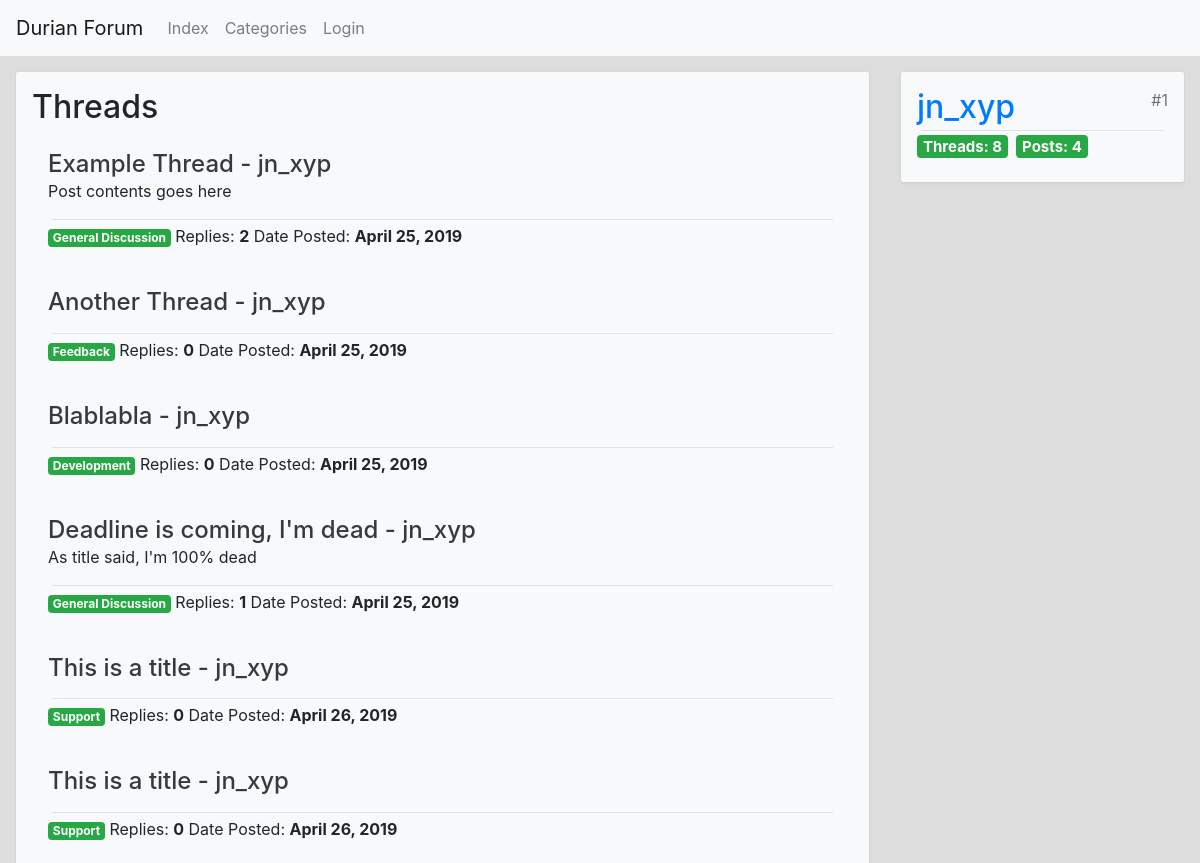
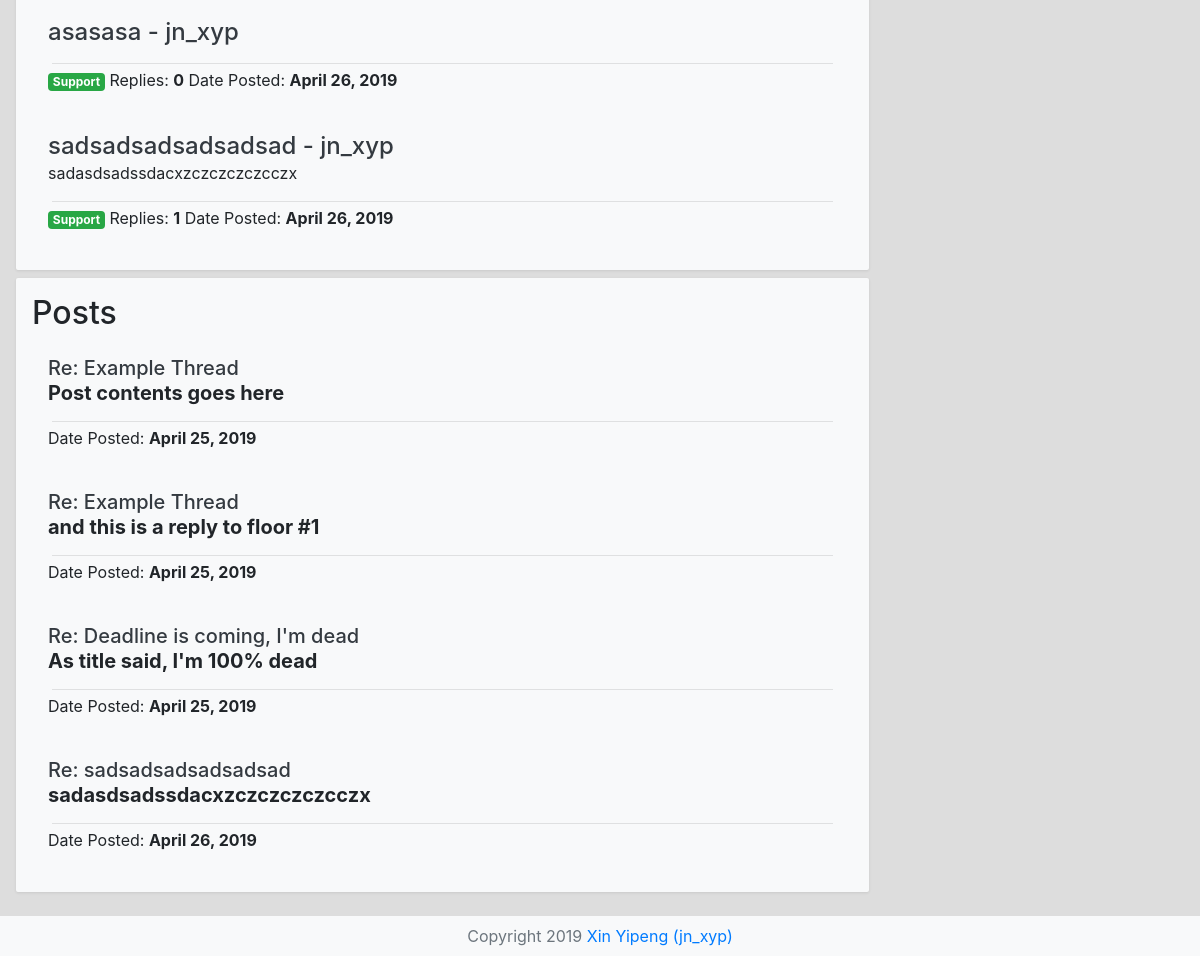
The app's page /e/xiny13/forum/user/1, older data (2 pictures, top to bottom).
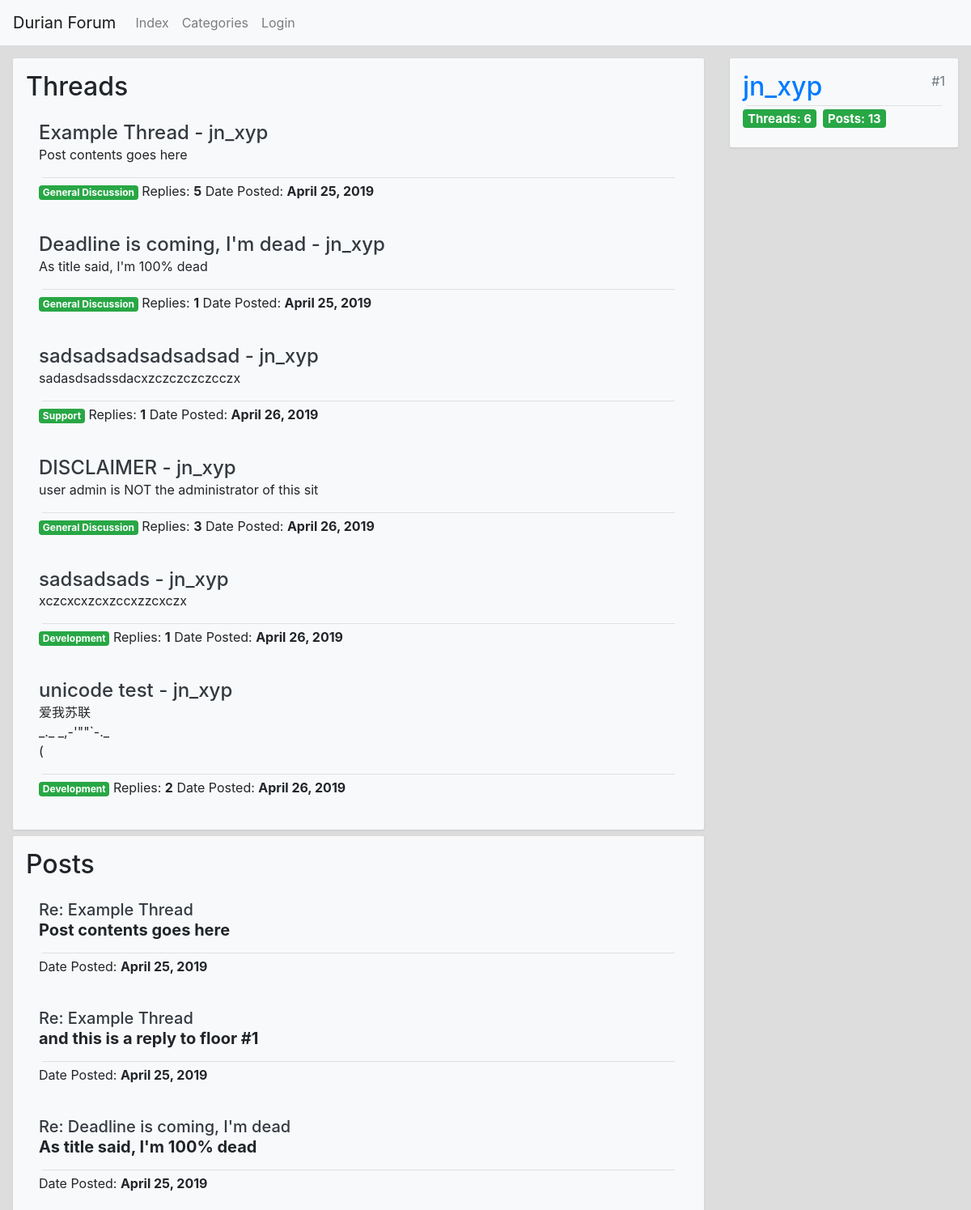
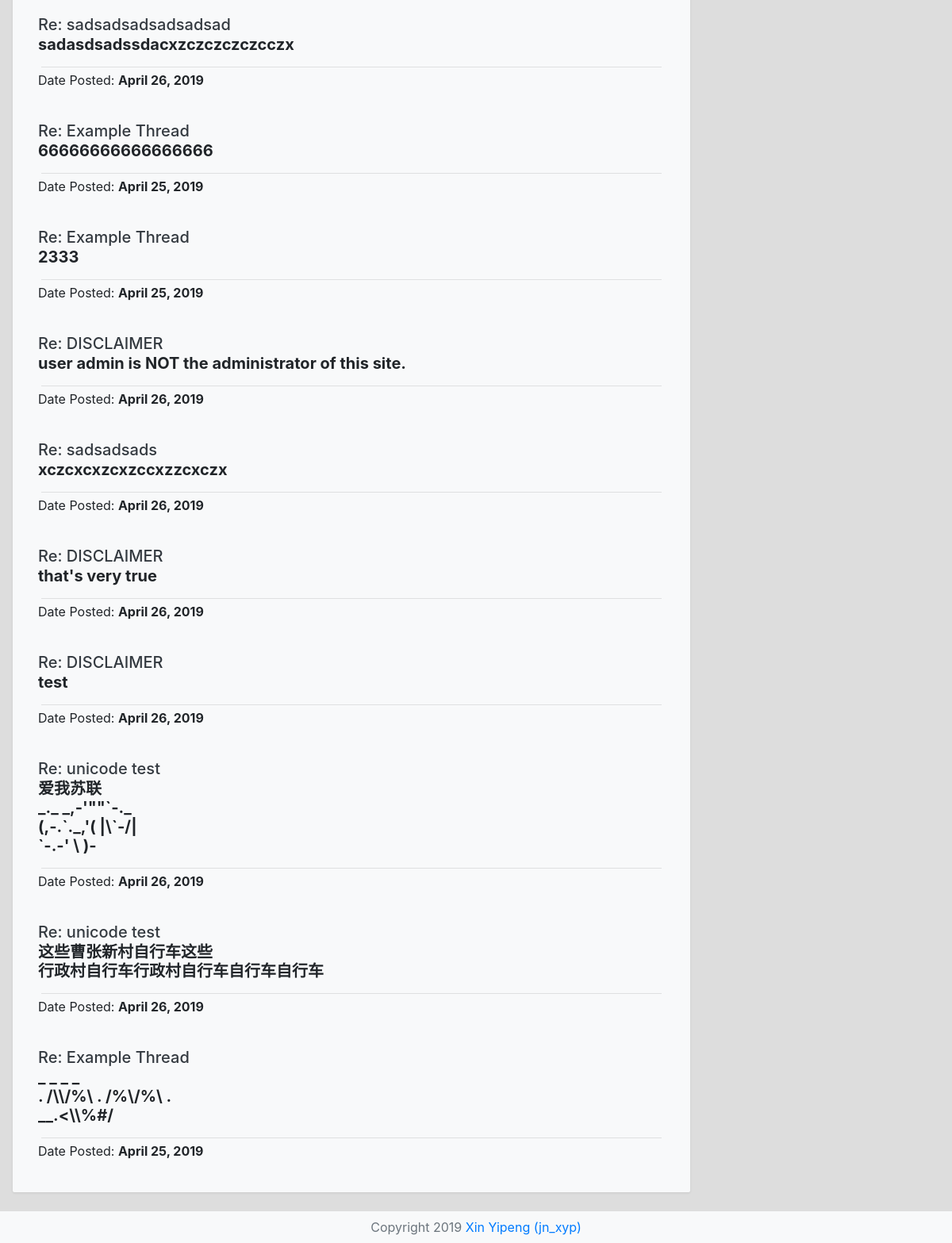
The same page, newer data (2 pictures, top to bottom).
### forum/models.py (models this page shows, shortened)
class Thread(models.Model):
    author = models.ForeignKey(to=ForumUser, on_delete=models.CASCADE, related_name='threads',
                               related_query_name='thread', null=True)
    title = models.CharField('Thread Title', max_length=100)
    pub_date = models.DateTimeField('Date Published')
    category = models.ForeignKey(to=Category, on_delete=models.CASCADE, related_name='threads',
                                 related_query_name='thread', null=True)

class ForumUser(models.Model):
    user = models.OneToOneField(to=User, on_delete=models.CASCADE, null=True,
                                related_name='forum_user', related_query_name='forum_user')
    nick_name = models.CharField(max_length=30)

class Post(models.Model):
    author = models.ForeignKey(to=ForumUser, on_delete=models.CASCADE, related_name='posts',
                               related_query_name='post', null=True)
    contents = models.TextField('Post Contents')
    pub_date = models.DateTimeField('Date Published')
    parent_thread = models.ForeignKey(to='Thread', on_delete=models.CASCADE, related_name='posts',
                                      related_query_name='post')
    reply_target = models.ForeignKey(to='self', on_delete=models.SET_NULL, null=True, blank=True,
                                     related_name='replies', related_query_name='reply')

class Category(models.Model):
    name = models.CharField('Tag Name', max_length=100)
    description = models.TextField('Tag Description', blank=True)

### forum/views.py (the view)
# urls.py: path('user/<int:user_id>', views.user, name='user_info'),
def user(request, user_id: int):
    user = User.objects.get(pk=user_id)
    forum_user = user.forum_user
    threads = forum_user.threads.all()
    posts = forum_user.posts.all()
    return render(request, 'forum/user_detail.html',
                  context={'current_user': user, 'threads': threads, 'posts': posts,
                           'auth_config': ForumConfig.__dict__,
                           'title': '%s - Users - %s' % (
                               forum_user.nick_name, ForumConfig.verbose_name)})

### forum/templates/forum/user_detail.html
{% extends "forum/header_and_footer.html" %}
{% block content %}
    <div class="forum-bg" style="display: flex; flex-direction: row; flex-wrap: wrap-reverse">
        <div id="left" class="p-3" style="flex-grow: 5; max-width: 80%">
            <div class="forum-card p-3 mb-2 bg-light">
                <h2>Threads</h2>
                {% for thread in threads %}
                    <div class="p-3 mb-2 bg-light">
                        <div>
                            <a href="{% url 'forum:thread' thread.id %}"
                               class="h4 text-dark">{{ thread.title }}
                                - {{ thread.author.user.username }}</a>
                        </div>
                        <div>{{ thread.posts.first.contents|linebreaks|slice:50 }}</div>
                        <hr class="m-1">
                        <span class="badge badge-success">{{ thread.category.name }}</span>
                        <span>Replies: <b>{{ thread.posts.all|length }}</b></span>
                        <span>Date Posted: <b>{{ thread.pub_date|date }}</b></span>
                    </div>
                {% empty %}
                    <p class="h3">No threads yet.</p>
                {% endfor %}
            </div>
            <div class="forum-card p-3 mb-2 bg-light">
                <h2>Posts</h2>
                {% for post in posts %}
                    {% with thread=post.parent_thread %}
                        <div class="p-3 mb-2 bg-light">
                            <div>
                                <a href="{% url 'forum:thread' thread.id %}"
                                   class="h5 text-dark">Re: {{ thread.title }}</a>
                            </div>
                            <div class="h5"><b>{{ post.contents|linebreaks|slice:100 }}</b></div>
                            <hr class="m-1">
                            <span>Date Posted: <b>{{ thread.pub_date|date }}</b></span>
                        </div>
                    {% endwith %}
                {% empty %}
                    <p class="h3">No posts yet.</p>
                {% endfor %}
            </div>
        </div>
        <div id="right" class="p-3" style="flex-grow: 1">
            <div id="user-info" class="forum-card p-3 mb-2 bg-light">
                <a href="{% url 'forum:user_info' current_user.id %}"
                   class="d-block"><span
                        class="h2 ">{{ current_user.forum_user.nick_name }}</span><span
                        class="float-right text-secondary">#{{ current_user.id }}</span></a>
                <hr class="m-1">
                <div style="display: flex; flex-direction: row" class="h5">
                    <div class="badge badge-success mr-2" style="flex-basis: 70px">
                        <span>Threads:</span>
                        <span>{{ current_user.forum_user.threads.all|length }}</span>
                    </div>
                    <div class="badge badge-success mr-2" style="flex-basis: 70px">
                        <span>Posts:</span>
                        <span>{{ current_user.forum_user.posts.all|length }}</span>
                    </div>
                </div>
            </div>
        </div>
    </div>
{% endblock %}

Row changes from the older to the newer data that the page shows:
removed Thread: title "Another Thread", author.user.username "jn_xyp", category.name "Feedback", posts.all|length "0", pub_date "April 25, 2019"
removed Thread: title "Blablabla", author.user.username "jn_xyp", category.name "Development", posts.all|length "0", pub_date "April 25, 2019"
removed Thread: title "This is a title", author.user.username "jn_xyp", category.name "Support", posts.all|length "0", pub_date "April 26, 2019"
removed Thread: title "This is a title", author.user.username "jn_xyp", category.name "Support", posts.all|length "0", pub_date "April 26, 2019"
removed Thread: title "asasasa", author.user.username "jn_xyp", category.name "Support", posts.all|length "0", pub_date "April 26, 2019"
computed for Thread "Example Thread": posts.all|length "2" → "5"
added Thread: title "DISCLAIMER", author.user.username "jn_xyp", posts.first.contents "user admin is NOT the administrator of this sit", category.name "General Discussion", posts.all|length "3", pub_date "April 26, 2019"
added Thread: title "sadsadsads", author.user.username "jn_xyp", posts.first.contents "xczcxcxzcxzccxzzcxczx", category.name "Development", posts.all|length "1", pub_date "April 26, 2019"
added Thread: title "unicode test", author.user.username "jn_xyp", posts.first.contents "爱我苏联 _._ _,-'\"\"`-._ (", category.name "Development", posts.all|length "2", pub_date "April 26, 2019"
added Post: parent_thread "Example Thread", contents "66666666666666666", parent_thread.pub_date "April 25, 2019"
added Post: parent_thread "Example Thread", contents "2333", parent_thread.pub_date "April 25, 2019"
added Post: parent_thread "DISCLAIMER", contents "user admin is NOT the administrator of this site.", parent_thread.pub_date "April 26, 2019"
added Post: parent_thread "sadsadsads", contents "xczcxcxzcxzccxzzcxczx", parent_thread.pub_date "April 26, 2019"
added Post: parent_thread "DISCLAIMER", contents "that's very true", parent_thread.pub_date "April 26, 2019"
added Post: parent_thread "DISCLAIMER", contents "test", parent_thread.pub_date "April 26, 2019"
added Post: parent_thread "unicode test", contents "爱我苏联 _._ _,-'\"\"`-._ (,-.`._,'( |\\`-/| `-.-' \\ )-", parent_thread.pub_date "April 26, 2019"
added Post: parent_thread "unicode test", contents "这些曹张新村自行车这些 行政村自行车行政村自行车自行车自行车", parent_thread.pub_date "April 26, 2019"
added Post: parent_thread "Example Thread", contents "_ _ _ _ . /\\\\/%\\ . /%\\/%\\ . __.<\\\\%#/", parent_thread.pub_date "April 25, 2019"
Text that changed along with them:
{{ current_user.forum_user.threads.all|length }}: "8" → "6"
{{ current_user.forum_user.posts.all|length }}: "4" → "13"
